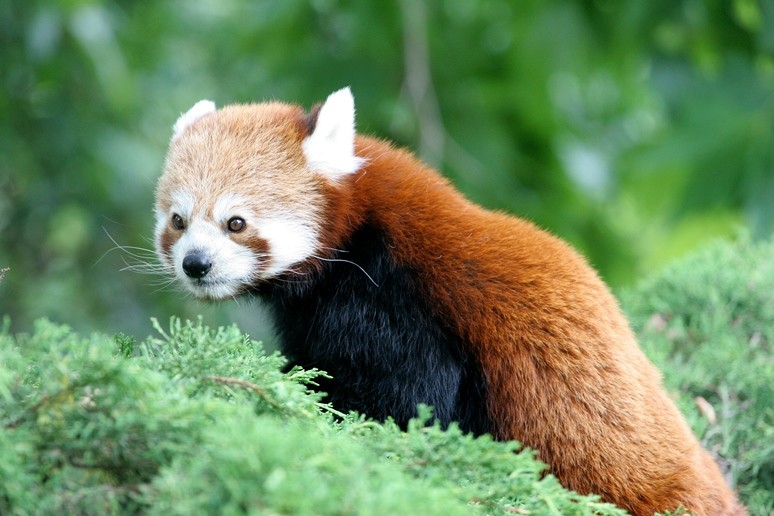
#> input picture Y1/01-code-et-pixels/public/ressources/data/pandaroux.jpg, 774 x 516 px; its folder holds 4 pictures in this run
$ python generer_b.py
#> lines starting #> are read from the running program, lines starting #| are printed output that depends on the picture
# Génère les illustrations des cours 10, 11, 14, 17, 18 (traitement d'image sur pandaroux.jpg).
# Usage : python generer_b.py   (nécessite Pillow et numpy)
from PIL import Image, ImageDraw, ImageFont
import numpy as np, math, os, colorsys

OUT = os.path.dirname(os.path.abspath(__file__))
DATA = os.path.join(OUT, '..', '..', 'data')
def font(size=14):
    try: return ImageFont.truetype('/System/Library/Fonts/Menlo.ttc', size)
    except Exception: return ImageFont.load_default(size=size)
INK = (40, 40, 40); BLUE = (30, 90, 200); RED = (200, 40, 40); GREY = (150, 150, 150); PAPER = (250, 250, 250)

src_img = Image.open(os.path.join(DATA, 'pandaroux.jpg')).convert('RGB')
#> src_img is the input picture: PIL image 774x516 RGB; mean R, G, B 109.6, 136.4, 94.2
src = np.array(src_img).astype(np.float32)            # (516, 774, 3)
H, W = src.shape[:2]
#> H = 516; W = 774
lum = 0.299 * src[..., 0] + 0.587 * src[..., 1] + 0.114 * src[..., 2]
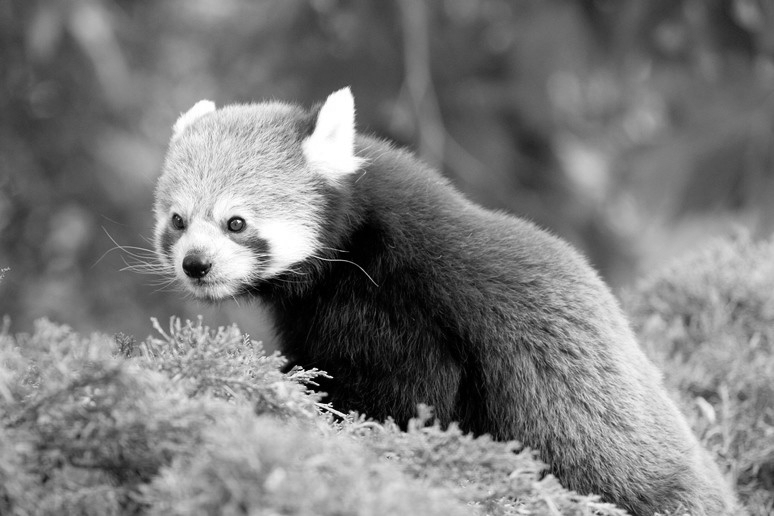
#> lum: shape (516, 774) float32; min 0, max 255, mean 123.6

def to_img(a): return Image.fromarray(np.clip(a, 0, 255).astype(np.uint8))
def save(im, name): im.save(os.path.join(OUT, name), optimize=True); print('ok', name)

def sheet(items, cols, scale=0.5, label_h=26):
    tw, th = int(W * scale), int(H * scale); rows = math.ceil(len(items) / cols)
    out = Image.new('RGB', (cols * tw + (cols + 1) * 8, rows * (th + label_h) + (rows + 1) * 8), PAPER)
    d = ImageDraw.Draw(out)
    for k, (lab, im) in enumerate(items):
        r, c = divmod(k, cols); x = 8 + c * (tw + 8); y = 8 + r * (th + label_h + 8)
        out.paste(im.resize((tw, th), Image.LANCZOS), (x, y))
        d.text((x + tw / 2, y + th + label_h / 2), lab, fill=INK, font=font(14), anchor='mm')
    return out

# ---------- 10 : pixels ----------
def img10():
    im = Image.open(os.path.join(DATA, 'image2.png')).convert('RGB'); a = np.array(im)
    # fenêtre 12x12 avec le plus de couleurs différentes
    best, bx, by = -1, 0, 0
    for y in range(0, 200 - 12, 2):
        for x in range(0, 200 - 12, 2):
            n = len(np.unique(a[y:y + 12, x:x + 12].reshape(-1, 3), axis=0))
            if n > best: best, bx, by = n, x, y
    Z = 24; zoom = im.crop((bx, by, bx + 12, by + 12)).resize((12 * Z, 12 * Z), Image.NEAREST)
    out = Image.new('RGB', (200 + 40 + 12 * Z + 20, 12 * Z + 60), PAPER); d = ImageDraw.Draw(out)
    out.paste(im, (10, 20)); d.rectangle([10 + bx, 20 + by, 10 + bx + 12, 20 + by + 12], outline=RED, width=2)
    ox, oy = 250, 20; out.paste(zoom, (ox, oy))
    for k in range(13):
        d.line([ox + k * Z, oy, ox + k * Z, oy + 12 * Z], fill=(80, 80, 80), width=1); d.line([ox, oy + k * Z, ox + 12 * Z, oy + k * Z], fill=(80, 80, 80), width=1)
    px, py = 5, 6; col = tuple(int(v) for v in a[by + py, bx + px])
    d.rectangle([ox + px * Z, oy + py * Z, ox + (px + 1) * Z, oy + (py + 1) * Z], outline=RED, width=3)
    d.text((ox + 6 * Z, oy + 12 * Z + 12), 'pixel (%d, %d) : R=%d G=%d B=%d' % (bx + px, by + py, *col), fill=INK, font=font(14), anchor='mm')
    d.text((110, 20 + 200 + 12), 'image2.png (200 x 200)', fill=INK, font=font(13), anchor='mm')
    d.text((ox + 6 * Z, 8), 'zoom x24 : chaque case est UN pixel', fill=INK, font=font(13), anchor='mm')
    save(out, '10-pixels.png')

# ---------- 11 : filtres par pixel ----------
def hsv_shift(arr_img, fn):
    hsv = np.array(arr_img.convert('HSV')).astype(np.float32); hsv = fn(hsv)
    return Image.fromarray(np.clip(hsv, 0, 255).astype(np.uint8), 'HSV').convert('RGB')

def img11():
    items = [('0 original', src_img), ('1 negatif', to_img(255 - src)), ('3 gris (luminance)', to_img(np.repeat(lum[..., None], 3, -1))),
             ('5 contraste k = 2', to_img((src - 128) * 2 + 128)), ('6 seuil 128', to_img(np.repeat((lum >= 128)[..., None] * 255.0, 3, -1))),
             ('7 posterisation pas = 64', to_img(np.floor(src / 64) * 64))]
    def rot(h): h[..., 0] = (h[..., 0] + 128) % 256; return h
    items.append(('8 rotation de teinte +128', hsv_shift(src_img, rot)))
    def splash(h):
        cible = 20; ecart = np.abs(h[..., 0] - cible); ecart = np.where(ecart > 128, 256 - ecart, ecart)
        h[..., 1] = np.where(ecart < 20, h[..., 1], 0); return h
    items.append(('9 color splash (teinte orange)', hsv_shift(src_img, splash)))
    save(sheet(items, 4, 0.42), '11-filtres.png')

    # courbes de transfert
    n = 5; S = 150; pad = 34; out = Image.new('RGB', (n * (S + pad) + pad, S + 2 * pad + 10), PAPER); d = ImageDraw.Draw(out)
    xs = np.arange(256)
    curves = [('negatif', 255 - xs), ('luminosite +60', np.clip(xs + 60, 0, 255)), ('contraste k = 2', np.clip((xs - 128) * 2 + 128, 0, 255)),
              ('seuil 128', np.where(xs < 128, 0, 255)), ('posterisation 64', np.floor(xs / 64) * 64)]
    for k, (lab, ys) in enumerate(curves):
        ox = pad + k * (S + pad); oy = pad + S
        d.rectangle([ox, oy - S, ox + S, oy], outline=GREY); d.line([ox, oy, ox + S, oy - S], fill=(200, 200, 200))
        pts = [(ox + x / 255 * S, oy - y / 255 * S) for x, y in zip(xs, ys)]
        d.line(pts, fill=RED, width=2)
        d.text((ox + S / 2, oy + 14), lab, fill=INK, font=font(12), anchor='mm')
        d.text((ox + S / 2, oy - S - 12), 'sortie', fill=GREY, font=font(10), anchor='mm') if k == 0 else None
    d.text((pad + S / 2, pad + S + 28), 'entree 0..255 ->', fill=GREY, font=font(10), anchor='mm')
    save(out, '11-courbes.png')

# ---------- 14 : géométrie ----------
def img14():
    ys, xs = np.mgrid[0:H, 0:W]
    def read(sx, sy):
        sx = np.clip(sx.astype(int), 0, W - 1); sy = np.clip(sy.astype(int), 0, H - 1); return to_img(src[sy, sx])
    items = [('0 original', src_img), ('1 miroir', read(W - 1 - xs, ys)), ('2 rotation 180', read(W - 1 - xs, H - 1 - ys)),
             ('3 pixelisation n = 20', read(xs // 20 * 20, ys // 20 * 20)), ('4 vagues', read(xs + 25 * np.sin(ys / 20.0), ys))]
    d = 15; g = np.array(read(xs - d, ys)); c = np.array(src_img); r = np.array(read(xs + d, ys))
    items.append(('5 glitch d = 15', Image.fromarray(np.stack([g[..., 0], c[..., 1], r[..., 2]], -1))))
    save(sheet(items, 3, 0.42), '14-geometrie.png')

    # lecture à l'envers
    out = Image.new('RGB', (620, 330), PAPER); d = ImageDraw.Draw(out); n = 8; cs = 26
    def grid(ox, oy, title, hi, col):
        for i in range(n):
            for j in range(n):
                d.rectangle([ox + i * cs, oy + j * cs, ox + (i + 1) * cs, oy + (j + 1) * cs], fill=(235, 235, 235), outline=GREY)
        d.rectangle([ox + hi[0] * cs, oy + hi[1] * cs, ox + (hi[0] + 1) * cs, oy + (hi[1] + 1) * cs], fill=col, outline=INK, width=2)
        d.text((ox + n * cs / 2, oy - 14), title, fill=INK, font=font(14), anchor='mm')
    grid(40, 50, 'resultat', (2, 3), (255, 200, 200)); grid(370, 50, 'source', (5, 3), (200, 220, 255))
    d.line([40 + 3 * cs, 50 + 3.5 * cs, 370 + 5 * cs, 50 + 3.5 * cs], fill=RED, width=3)
    d.polygon([(370 + 5 * cs, 50 + 3.5 * cs), (370 + 5 * cs - 14, 50 + 3.5 * cs - 7), (370 + 5 * cs - 14, 50 + 3.5 * cs + 7)], fill=RED)
    d.text((310, 50 + 3.5 * cs - 18), 'ou lire ?', fill=RED, font=font(14), anchor='mm')
    d.text((40 + 2.5 * cs, 50 + n * cs + 16), '(x, y) = (2, 3)', fill=INK, font=font(13), anchor='mm')
    d.text((370 + n * cs, 50 + n * cs + 16), 'miroir : (w - 1 - x, y) = (5, 3)', fill=INK, font=font(13), anchor='rm')
    d.text((310, 305), 'Pour CHAQUE pixel du resultat, on calcule ou aller chercher sa couleur dans la source.', fill=INK, font=font(12), anchor='mm')
    save(out, '14-lecture-inverse.png')

# ---------- 17 : convolution ----------
def convolve(a, k, biais=0):
    k = np.array(k, dtype=np.float32).reshape(3, 3); p = np.pad(a, ((1, 1), (1, 1), (0, 0)), mode='edge'); out = np.full_like(a, biais)
    for dy in range(3):
        for dx in range(3):
            out += k[dy, dx] * p[dy:dy + H, dx:dx + W]
    return out

def img17():
    items = [('0 original', src_img), ('1 flou boite', to_img(convolve(src, [1 / 9] * 9))),
             ('2 flou gaussien', to_img(convolve(src, [1, 2, 1, 2, 4, 2, 1, 2, 1]) / 16)),
             ('3 nettete', to_img(convolve(src, [0, -1, 0, -1, 5, -1, 0, -1, 0]))),
             ('4 contours', to_img(convolve(src, [-1] * 4 + [8] + [-1] * 4))),
             ('5 relief', to_img(convolve(src, [-1, 0, 0, 0, 0, 0, 0, 0, 1], 128)))]
    save(sheet(items, 3, 0.42), '17-convolution.png')

    out = Image.new('RGB', (700, 260), PAPER); d = ImageDraw.Draw(out); cs = 46
    vals = [[120, 130, 125], [118, 140, 128], [122, 126, 124]]; ks = [[0, -1, 0], [-1, 5, -1], [0, -1, 0]]
    def grid(ox, oy, m, title, fmt):
        for j in range(3):
            for i in range(3):
                col = (255, 230, 200) if (i, j) == (1, 1) else (235, 235, 235)
                d.rectangle([ox + i * cs, oy + j * cs, ox + (i + 1) * cs, oy + (j + 1) * cs], fill=col, outline=INK)
                d.text((ox + i * cs + cs / 2, oy + j * cs + cs / 2), fmt % m[j][i], fill=INK, font=font(14), anchor='mm')
        d.text((ox + 1.5 * cs, oy - 16), title, fill=INK, font=font(13), anchor='mm')
    grid(30, 60, vals, 'pixel et ses 8 voisins', '%d'); d.text((190, 60 + 1.5 * cs), 'x', fill=INK, font=font(24), anchor='mm')
    grid(220, 60, ks, 'noyau (poids)', '%d'); d.text((380, 60 + 1.5 * cs), '=', fill=INK, font=font(24), anchor='mm')
    s = sum(vals[j][i] * ks[j][i] for i in range(3) for j in range(3))
    d.rectangle([420, 60 + cs, 420 + cs, 60 + 2 * cs], fill=(255, 230, 200), outline=INK, width=2); d.text((420 + cs / 2, 60 + 1.5 * cs), str(int(s)), fill=INK, font=font(14), anchor='mm')
    d.text((420 + cs / 2, 60 - 16), 'nouveau pixel', fill=INK, font=font(13), anchor='mm')
    d.text((350, 225), 'somme = 140*5 - 130 - 118 - 128 - 126 = %d  (le centre ressort : plus net)' % s, fill=INK, font=font(13), anchor='mm')
    d.text((350, 245), 'chaque voisin est multiplie par son poids, on additionne tout', fill=GREY, font=font(12), anchor='mm')
    save(out, '17-noyau.png')

# ---------- 18 : peinture par particules ----------
def img18():
    rng = np.random.default_rng(1)
    edge = np.abs(convolve(np.repeat(lum[..., None], 3, -1), [-1] * 4 + [8] + [-1] * 4))[..., 0]
    edge = np.clip(edge, 0, 255) / 255.0
    save(to_img(edge * 255).convert('L'), '18-contours.png')
    hsv = np.array(src_img.convert('HSV')).astype(np.float32)
    N = 600; px = rng.uniform(0, W, N); py = rng.uniform(0, H, N); ang = rng.uniform(0, 2 * math.pi, N)
    canvas = np.zeros((H, W, 3), dtype=np.float32); dt = 1 / 60; vitesse = 80
    masks = {}
    def disc(r):
        key = round(r * 2) / 2
        if key not in masks:
            R = int(math.ceil(key)); yy, xx = np.mgrid[-R:R + 1, -R:R + 1]; masks[key] = ((xx ** 2 + yy ** 2) <= key ** 2 + 0.25).astype(np.float32)
        return masks[key]
#> (the run stopped early here; a loop or call above may not have finished)
